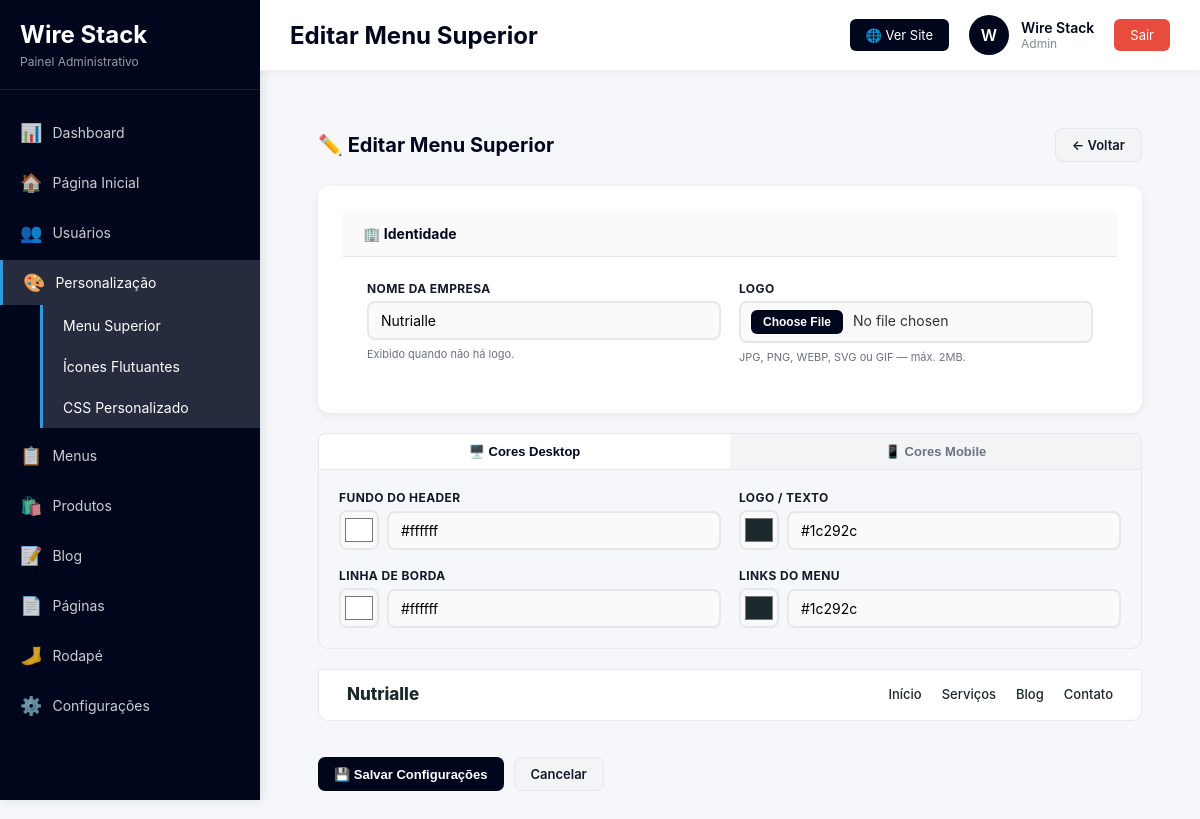
Page /admin/personalizacao/header/editar.php (signed in) on the committed database.
### tables this page shows
CREATE TABLE IF NOT EXISTS `header_config` (
  `id` int UNSIGNED NOT NULL AUTO_INCREMENT,
  `nome_empresa` varchar(120) NOT NULL DEFAULT 'Minha Empresa',
  `logo_url` varchar(500) DEFAULT NULL,
  `cor_fundo` varchar(7) NOT NULL DEFAULT '#00071c',
  `cor_texto` varchar(7) NOT NULL DEFAULT '#ffffff',
  `cor_borda` varchar(7) NOT NULL DEFAULT '#1e2a3a',
  `cor_nav_link` varchar(7) NOT NULL DEFAULT '#ffffff',
  `mob_cor_fundo` varchar(7) NOT NULL DEFAULT '#111827',
  `mob_cor_texto` varchar(7) NOT NULL DEFAULT '#ffffff',
  `mob_cor_borda` varchar(7) NOT NULL DEFAULT '#1e2a3a',
  `mob_cor_nav_link` varchar(7) NOT NULL DEFAULT '#ffffff',
  `mob_cor_menu_aberto` varchar(7) NOT NULL DEFAULT '#1a2235',
  `ativo` tinyint(1) NOT NULL DEFAULT '1',
  `created_at` datetime NOT NULL DEFAULT CURRENT_TIMESTAMP,
  `updated_at` datetime NOT NULL DEFAULT CURRENT_TIMESTAMP ON UPDATE CURRENT_TIMESTAMP,
  PRIMARY KEY (`id`)
);

### admin/personalizacao/header/editar.php (the view, shortened to what this page needs)
<?php
$db     = getDB();
$config = $db->query("SELECT * FROM header_config LIMIT 1")->fetch();
$defaults = [
    'nome_empresa'     => '',
    'cor_fundo'        => '#00071c', 'cor_texto'        => '#ffffff',
    'cor_borda'        => '#1e2a3a', 'cor_nav_link'     => '#ffffff',
    'mob_cor_fundo'       => '#111827', 'mob_cor_texto'       => '#ffffff',
    'mob_cor_borda'       => '#1e2a3a', 'mob_cor_nav_link'    => '#ffffff',
    'mob_cor_menu_aberto' => '#1a2235',
];
$v = ['logo_url' => $config['logo_url'] ?? ''];
foreach ($defaults as $k => $d) $v[$k] = $_POST[$k] ?? $config[$k] ?? $d;
include __DIR__ . '/../../includes/header.php';
include __DIR__ . '/../../includes/sidebar.php';
function hce($s) { return htmlspecialchars($s, ENT_QUOTES, 'UTF-8'); }
function colorField(string $campo, string $label, array $v): void {
    $val = hce($v[$campo]);
    echo '<div class="fg">';
    echo '<label>' . $label . '</label>';
    echo '<div class="color-row">';
    echo '<input type="color" id="clr_' . $campo . '" value="' . $val . '" oninput="syncColorPicker(this,\'' . $campo . '\')">';
    echo '<input type="text" id="txt_' . $campo . '" name="' . $campo . '" class="fc" value="' . $val . '" maxlength="7" placeholder="#000000" oninput="syncColorText(this,\'' . $campo . '\')">';
    echo '</div></div>';
}
?>
<main class="content">
<div class="wrap">
    <div class="pg-header">
        <h2>✏️ Editar Menu Superior</h2>
        <a href="<?= BASE_URL ?>/admin/personalizacao/header/index.php" class="btn btn-ghost">← Voltar</a>
    </div>
    <form method="POST" enctype="multipart/form-data">
        <div class="card">
            <div class="card-hd"><h3>🏢 Identidade</h3></div>
            <div class="card-body">
                <div class="form-grid">
                    <div class="fg">
                        <label>Nome da Empresa</label>
                        <input type="text" name="nome_empresa" class="fc" required
                               value="<?= hce($v['nome_empresa']) ?>" id="inputNome">
                        <span class="hint">Exibido quando não há logo.</span>
                    </div>
                    <div class="fg">
                        <label>Logo</label>
                        <input type="file" name="logo_file" class="fc fc-file" id="inputLogo"
                               accept=".jpg,.jpeg,.png,.gif,.webp,.svg">
                        <span class="hint">JPG, PNG, WEBP, SVG ou GIF — máx. 2MB.</span>
                    </div>
                </div>
            </div>
        </div>
        <div class="ctx-tabs">
            <button type="button" class="ctx-tab active" onclick="switchCtxTab('dsk',this)">🖥️ Cores Desktop</button>
            <button type="button" class="ctx-tab" onclick="switchCtxTab('mob',this)">📱 Cores Mobile</button>
        </div>
        <div class="ctx-panel active" id="ctx-dsk">
            <div class="form-grid">
                <?php colorField('cor_fundo',    'Fundo do Header', $v); ?>
            </div>
        </div>
            <div class="pv-panel active" id="pvp-desk">
        <div id="pvBar" class="pv-bar" style="background:<?= $v['cor_fundo'] ?>;border-bottom:2px solid <?= $v['cor_borda'] ?>">
            <div id="pvLogo" style="font-size:17px;font-weight:800;color:<?= $v['cor_texto'] ?>">
                <?php if (!empty($v['logo_url'])): ?>
                    <img src="<?= hce($v['logo_url']) ?>" style="max-height:32px;display:block" onerror="this.style.display='none'">
                <?php else: ?>
                    <?= hce($v['nome_empresa']) ?>
                <?php endif; ?>
            </div>
            <div class="pv-nav">
                <?php foreach (['Início','Serviços','Blog','Contato'] as $i): ?>
                    <span class="pv-navlink" style="color:<?= $v['cor_nav_link'] ?>"><?= $i ?></span>
                <?php endforeach; ?>
            </div>
        </div>
    </div>
        <div class="form-actions">
            <button type="submit" class="btn btn-dark">💾 Salvar Configurações</button>
            <a href="<?= BASE_URL ?>/admin/personalizacao/header/index.php" class="btn btn-ghost">Cancelar</a>
        </div>
    </form>
</div>
</main>
<?php include __DIR__ . '/../../includes/footer.php'; ?>

### admin/assets/css/dashboard.css (style rules this page uses)
* { margin: 0; padding: 0; box-sizing: border-box; }
body { font-family: -apple-system, BlinkMacSystemFont, 'Segoe UI', Roboto, Oxygen, Ubuntu, Cantarell, sans-serif; background: #f5f7fa; color: #333; }
.content { margin-left: 260px; margin-top: 70px; padding: 30px; min-height: calc(100vh - 70px); }
.card { background: white; padding: 25px; border-radius: 12px; box-shadow: 0 2px 10px rgba(0,0,0,0.05); transition: transform 0.3s, box-shadow 0.3s; }
.btn { display: inline-block; padding: 12px 24px; background: #00071c; color: white; text-decoration: none; border-radius: 8px; font-weight: 600; font-size: 14px; transition: all 0.3s; border: none; cursor: pointer; }

### admin/personalizacao/header/editar.php (style rules this page uses)
:root { --brand:#00071c;--accent:#4f6ef7;--accent-s:rgba(79,110,247,.1);--ok:#10b981;--err:#ef4444;--border:#e5e7eb;--card:#fff;--text:#111827;--muted:#6b7280;--r:12px;--sh:0 2px 10px rgba(0,0,0,.07) }
.wrap { padding:28px }
.pg-header { display:flex;justify-content:space-between;align-items:center;margin-bottom:24px;flex-wrap:wrap;gap:12px }
.pg-header h2 { font-size:20px;font-weight:700;color:var(--brand) }
.card { background:var(--card);border-radius:var(--r);box-shadow:var(--sh);overflow:hidden;margin-bottom:20px }
.card-hd { padding:14px 20px;border-bottom:1px solid var(--border);background:#fafafa }
.card-hd h3 { font-size:14px;font-weight:700;color:var(--brand);margin:0 }
.card-body { padding:24px }
.ctx-tabs { display:flex;border-radius:8px 8px 0 0;overflow:hidden;border:1px solid var(--border);border-bottom:none }
.ctx-tab { flex:1;padding:10px;text-align:center;font-size:13px;font-weight:600;cursor:pointer;background:#f3f4f6;color:var(--muted);border:none;transition:background .2s }
.ctx-tab.active { background:#fff;color:var(--brand) }
.ctx-panel { display:none;border:1px solid var(--border);border-radius:0 0 10px 10px;padding:20px;margin-bottom:20px }
.ctx-panel.active { display:block }
.form-grid { display:grid;grid-template-columns:1fr 1fr;gap:18px }
.fg { display:flex;flex-direction:column;gap:5px }
.fg label { font-size:12px;font-weight:700;color:var(--text);text-transform:uppercase;letter-spacing:.4px }
.fc { padding:9px 12px;border:2px solid var(--border);border-radius:8px;font-size:14px;font-family:inherit;background:#fafafa;transition:border-color .2s;width:100%;box-sizing:border-box }
.color-row { display:flex;align-items:center;gap:8px }
.color-row input[type=color] { width:40px;height:40px;border:2px solid var(--border);border-radius:8px;cursor:pointer;padding:2px;background:#fafafa;flex-shrink:0 }
.color-row input[type=text] { flex:1 }
.form-actions { display:flex;gap:10px;margin-top:4px;padding-top:16px }
.btn { display:inline-flex;align-items:center;gap:5px;padding:8px 16px;border:none;border-radius:7px;font-size:13px;font-weight:600;cursor:pointer;text-decoration:none;transition:all .18s }
.btn-dark { background:var(--brand);color:#fff }
.btn-ghost { background:#f3f4f6;color:var(--text);border:1px solid var(--border) }
.pv-panel { display:none;border:1px solid var(--border);border-radius:0 0 10px 10px;overflow:hidden;margin-bottom:20px }
.pv-panel.active { display:block }
.pv-bar { display:flex;align-items:center;justify-content:space-between;padding:14px 28px;gap:20px }
.pv-nav { display:flex;gap:20px }
.pv-nav span { font-size:13px;font-weight:500 }
.fc-file { padding:7px 10px;cursor:pointer }
.hint { font-size:11px;color:var(--muted);margin-top:2px }

### rows in the picture
header_config: nome_empresa "Nutrialle", cor_fundo "#ffffff #1c292c #ffffff #1c292c", cor_fundo "#ffffff", cor_texto "#1c292c", cor_borda "#ffffff", cor_nav_link "#1c292c"

### other values in the picture
$page_title "Editar Menu Superior"
substr($user_name, 0, 1) "W"
$user_name "Wire Stack"
$user_role "Admin"
$label "FUNDO DO HEADER LOGO / TEXTO LINHA DE BORDA LINKS DO MENU"
$i "Início"
$i "Serviços"
$i "Blog"
$i "Contato"
